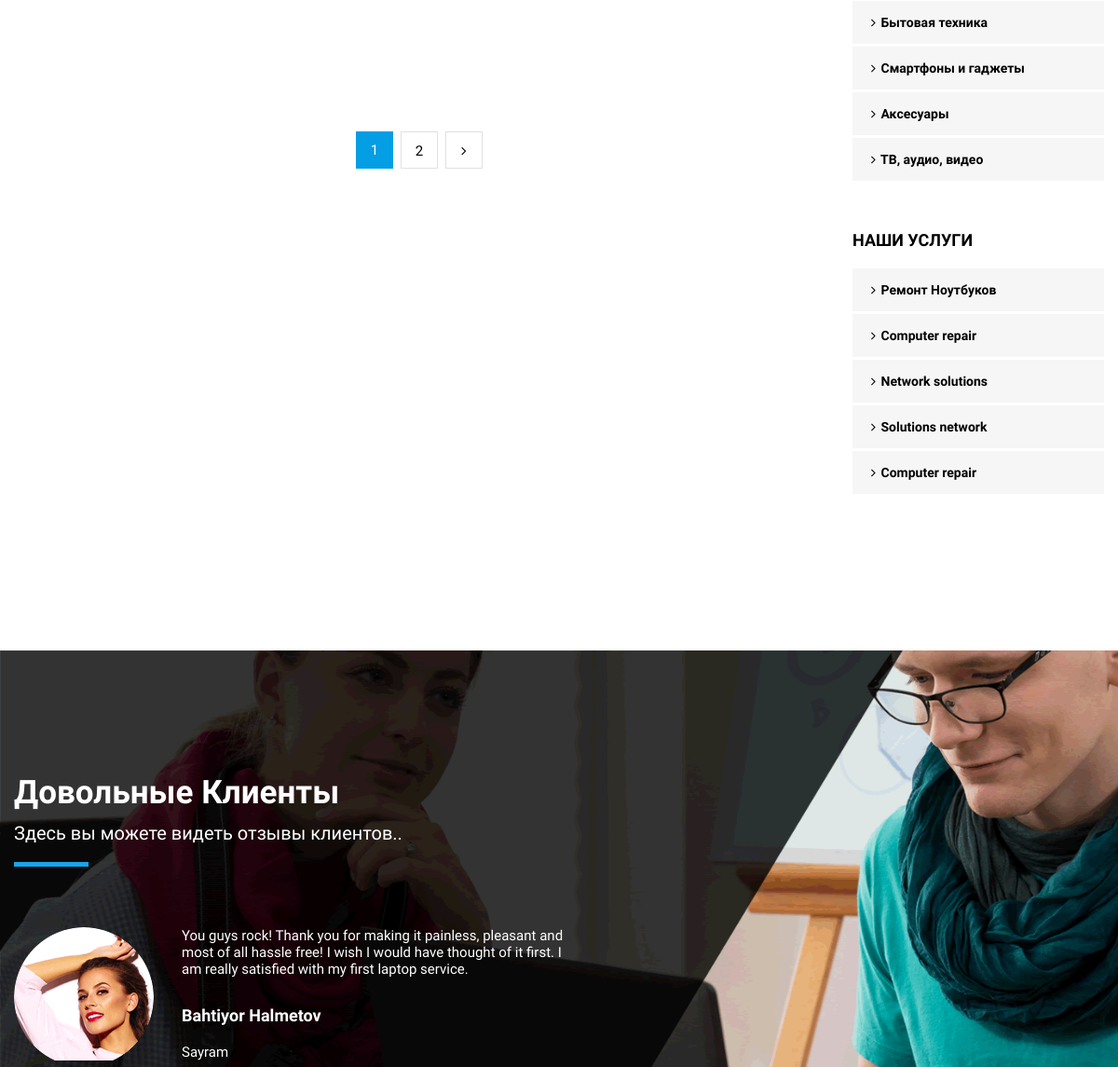
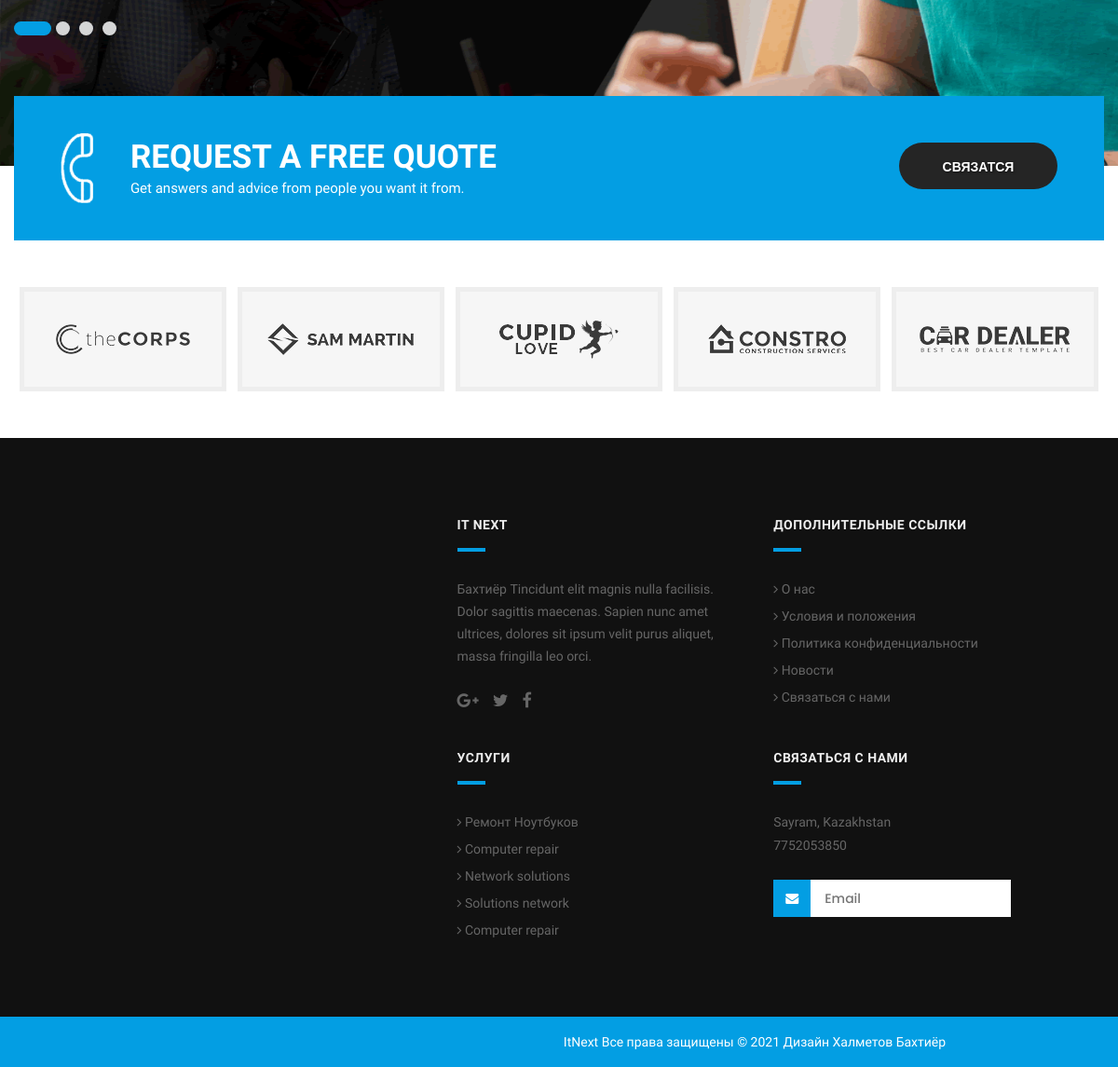
The page /shop/ (lower part) on the database as committed earlier (2 pictures, top to bottom).
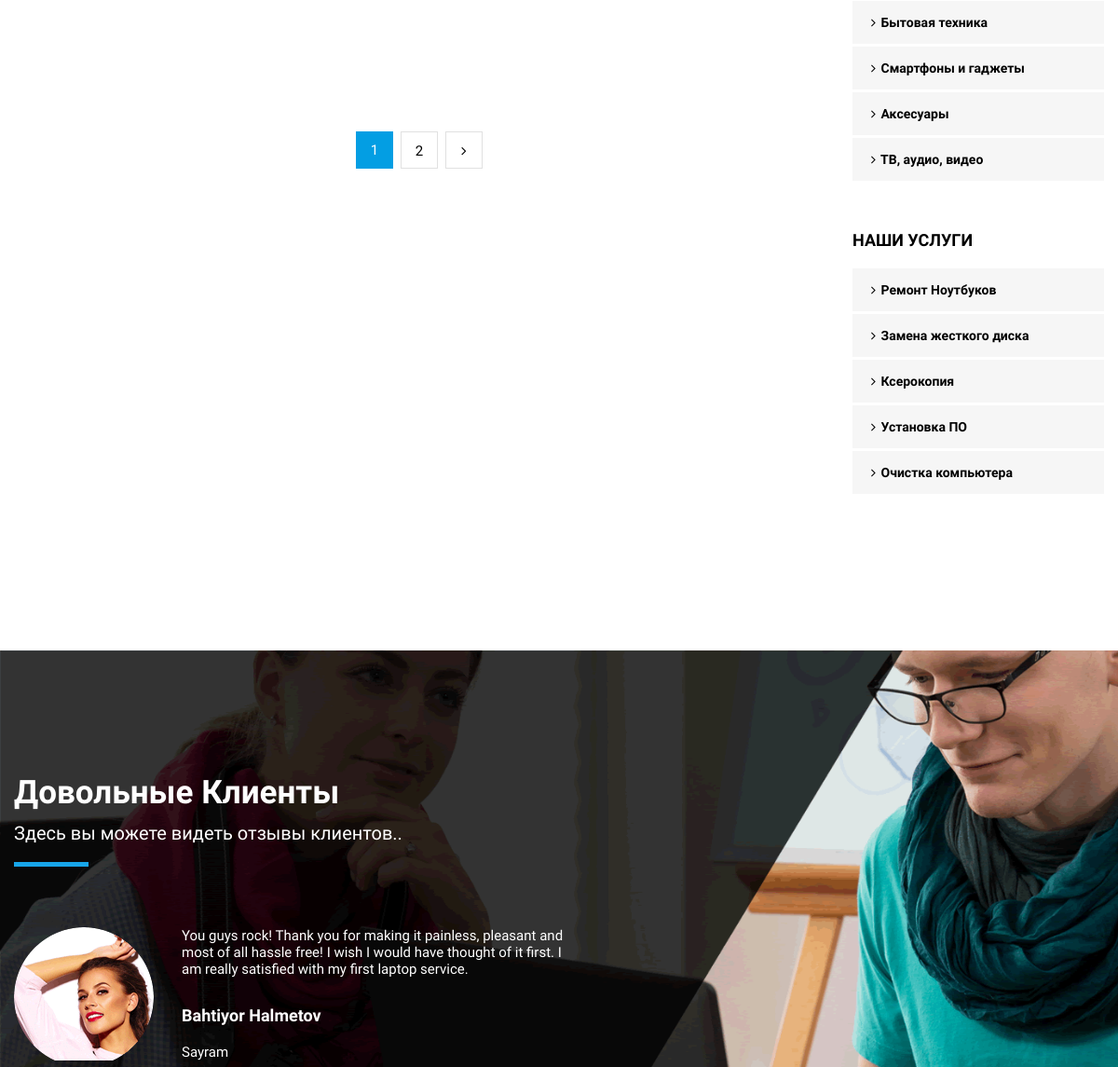
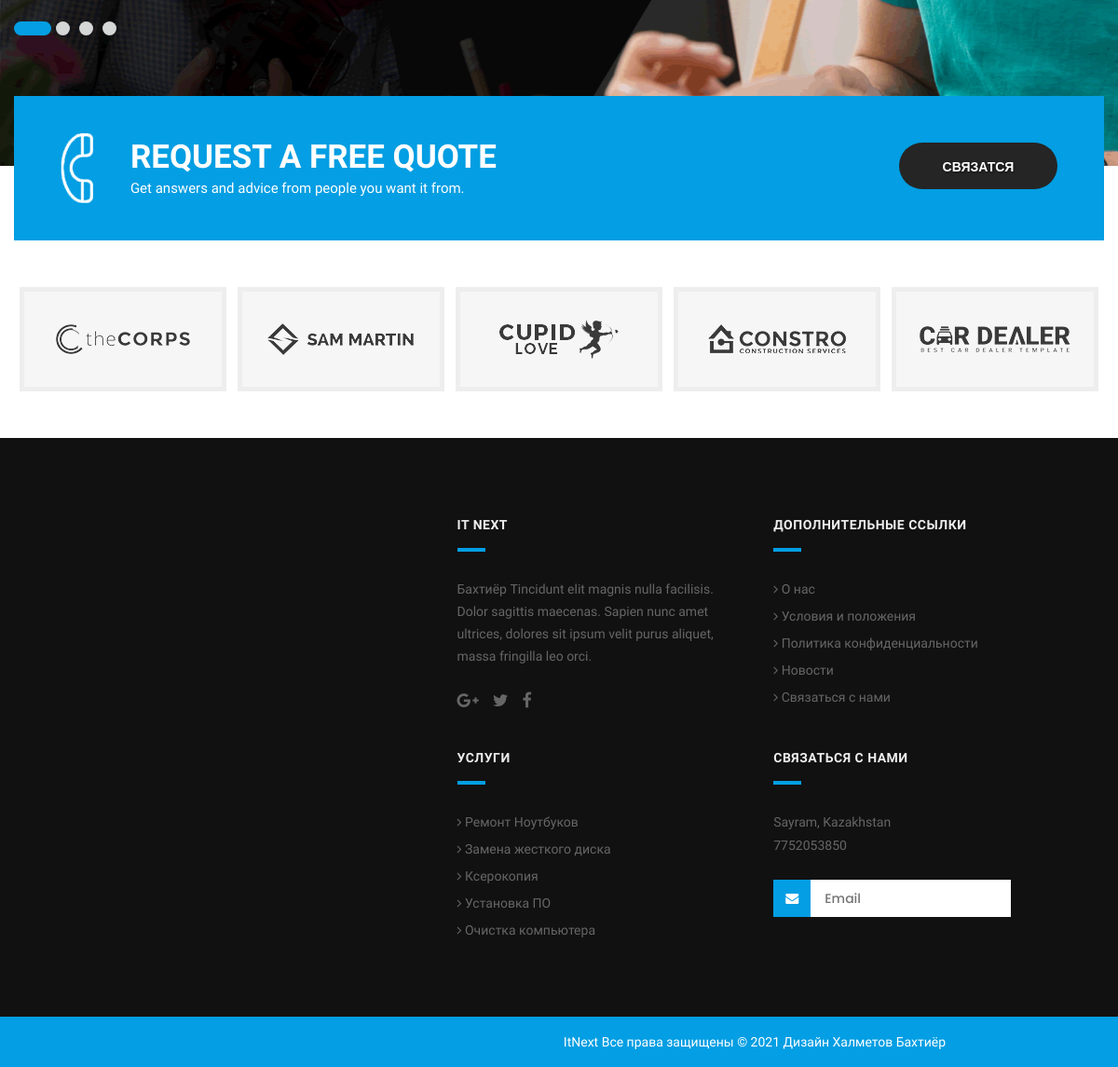
The same page on the database as committed later (2 pictures, top to bottom).
### main/models.py (models this page shows, shortened)
class Service(models.Model):
    title = models.CharField(max_length=300)
    mini_description = models.CharField(max_length=300)
    description = models.CharField(max_length=1000)
    logo = models.ImageField(upload_to='upload')
    is_main = models.BooleanField(blank=True)
    status = models.IntegerField(default=0, blank=True)
    rating = models.IntegerField(default=0, blank=True)

### main/views.py (the view)
# urls.py: path('shop/', shopHandler),
def shopHandler(request):
    cart = {}
    cart_items = []
    open_carts = Cart.objects.filter(session_id=request.session.session_key).filter(status=0)
    if open_carts:
        open_cart = open_carts[0]
        cart_items = CartItem.objects.filter(cart__id=open_cart.id).filter(status=0)
        cart = open_cart
    q = request.GET.get('q', '')
    category_id = int(request.GET.get('category_id', 0))
    limit = int(request.GET.get('limit', 3))
    p = int(request.GET.get('p', 1))
    stop = p * limit
    start = (p - 1) * limit
    if q:
        products = Product.objects.filter(status=0).filter(title__contains=q)[start:stop]
        item_count = Product.objects.filter(status=0).filter(title__contains=q).count()
    else:
        if category_id:
            products = Product.objects.filter(status=0).filter(category__id=category_id)[start:stop]
            item_count = Product.objects.filter(status=0).filter(category__id=category_id).count()
        else:
            products = Product.objects.filter()[start:stop]
            item_count = Product.objects.count()
    page_count = math.ceil(item_count / limit)
    page_range = range(1, page_count + 1)
    prev_p = p - 1
    next_p = p + 1
    categories = ProductCategory.objects.filter()
    client_sayss = ClientSays.objects.filter(status=0)
    informations = Information.objects.all()
    brands = Brand.objects.filter()[:5]
    services = Service.objects.filter()[:6]
    return render(request, 'shop.html', {
        'active_page': 'shop',
        'client_sayss': client_sayss,
        'informations': informations,
        'brands': brands,
        'services': services,
        'products': products,
        'categories': categories,
        'limit': limit,
        'item_count': item_count,
        'p': p,
        'page_count': page_count,
        'page_range': page_range,
        'prev_p': prev_p,
        'next_p': next_p,
        'category_id': category_id,
        'q': q,
        'cart': cart,
        'cart_items': cart_items,
    })

### templates/shop.html (shortened to what this page needs)
{% extends 'base.html' %}
{% block content %}
<div class="section padding_layout_1 product_list_main">
  <div class="container">
    <div class="row">
      <div class="col-md-9">
        <div class="row">
            {% for product in products %}
          <div class="col-md-4 col-sm-6 col-xs-12 margin_bottom_30_all">
            <div class="product_list">
            </div>
          </div>
            {% endfor %}
        </div>
        <div class="center">
            <ul class="pagination style_1">
              {% for x in page_range %}
                {% if p == x %}
                <li class="active"><a href="#">{{ x }}</a></li>
                {% else %}
                <li><a href="/shop?limit={{ limit }}&p={{ x }}{% if category_id %}&category_id={{ category_id }}{% endif %}">{{ x }}</a></li>
                {% endif %}
              {% endfor %}
              {% if p < page_count  %}
              <li><a href="/shop?limit={{ limit }}&p={{ next_p }}{% if category_id %}&category_id={{ category_id }}{% endif %}"><i class="fa fa-angle-right" aria-hidden="true"></i></a></li>
              {% endif %}
            </ul>
        </div>
      </div>
      <div class="col-md-3">
        <div class="side_bar">
          <div class="side_bar_blog">
            <div class="categary">
              <ul>
                {% for category in categories %}
                <li  ><a href="/shop/?limit={{ limit }}&category_id={{ category.id }}"><i class="fa fa-angle-right"></i> {{ category.title }} </a></li>
                {% endfor %}
              </ul>
            </div>
          </div>
          <div class="side_bar_blog">
            <h4>НАШИ УСЛУГИ</h4>
            <div class="categary">
              <ul>
                {% for service in services %}
                <li><a href="/service-detail/{{ service.id }}/"><i class="fa fa-angle-right"></i> {{ service.title }}</a></li>
                {% endfor %}
              </ul>
            </div>
          </div>
        </div>
      </div>
    </div>
  </div>
</div>
{% endblock %}

### templates/base.html (shortened to what the changed rows need)
<!DOCTYPE html>
<html lang="en">
<head>
<link rel="stylesheet" href="/static/css/bootstrap.min.css" />
<link rel="stylesheet" href="/static/css/style.css" />
<link rel="stylesheet" href="/static/css/responsive.css" />
<link rel="stylesheet" href="/static/css/colors1.css" />
<link rel="stylesheet" href="/static/css/custom.css" />
<link rel="stylesheet" href="/static/css/animate.css" />
<link rel="stylesheet" type="text/css" href="/static/revolution/css/settings.css" />
<link rel="stylesheet" type="text/css" href="/static/revolution/css/layers.css" />
<link rel="stylesheet" type="text/css" href="/static/revolution/css/navigation.css" />
</head>
<body id="default_theme" class="it_service">
{% block content %}
{% endblock %}
<div class="section padding_layout_1 testmonial_section white_fonts">
  <div class="container">
    <div class="row">
      <div class="col-md-12">
        <div class="full">
          <div class="main_heading text_align_left">
            <h2 style="text-transform: none;">Довольные Клиенты</h2>
          </div>
        </div>
      </div>
    </div>
  </div>
</div>
<div class="section">
  <div class="container">
    <div class="row">
      <div class="col-md-12">
        <div class="full">
          <div class="contact_us_section">
            {% for information in informations %}
            <div class="inner_cont">
              <h2>{{ information.request_name }}</h2>
            </div>
            {% endfor %}
          </div>
        </div>
      </div>
    </div>
  </div>
</div>
<footer class="footer_style_2">
  <div class="container-fuild">
    <div class="row">
      <div class="footer_blog">
        <div class="row">
          <div class="col-md-6">
            {% for information in informations %}
            <div class="main-heading left_text">
              <h2>It Next </h2>
            </div>
            {% endfor %}
          </div>
          <div class="col-md-6">
            <div class="main-heading left_text">
              <h2>Дополнительные ссылки</h2>
            </div>
          </div>
          <div class="col-md-6">
            <div class="main-heading left_text">
              <h2>Услуги</h2>
            </div>
            <ul class="footer-menu">
              {% for service in services %}
              <li><a href="it_data_recovery.html"><i class="fa fa-angle-right"></i> {{ service.title }}</a></li>
              {% endfor %}
            </ul>
          </div>
          <div class="col-md-6">
            {% for information in informations %}
            <div class="main-heading left_text">
              <h2>Связаться с нами</h2>
            </div>
            {% endfor %}
          </div>
        </div>
      </div>
    </div>
  </div>
</footer>
</body>
</html>

Rows that differ between the two databases and show on the page:
changed Service: title "Computer repair" → "Замена жесткого диска"
changed Service: title "Network solutions" → "Ксерокопия"
changed Service: title "Solutions network" → "Установка ПО"
changed Service: title "Computer repair" → "Очистка компьютера"
